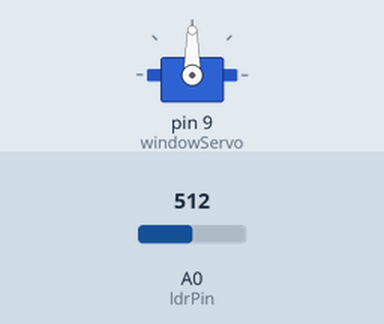
Recording of a sketch running on a simulated Arduino Uno, built with avr-gcc and run on an emulated ATmega328P. Parts: servo. Inputs (shaded band) come from the test bench; at power-on: A0 (ldrPin) = 512. What the sketch prints to the serial monitor is not drawn.

Above: at 1.3 s.
1.4 s: A0 (ldrPin) set to 486
At 2.0 s:
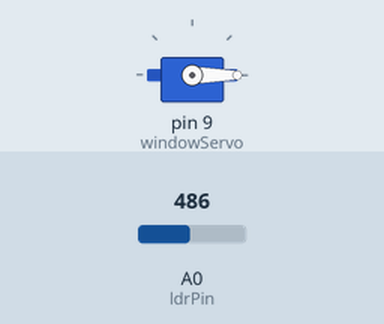
3.0 s: A0 (ldrPin) set to 510
At 4.2 s:
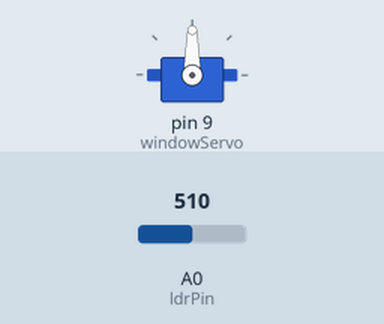
4.5 s: A0 (ldrPin) set to 490
At 5.6 s:
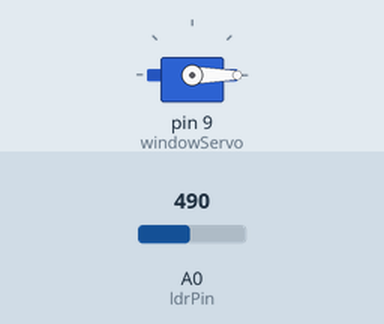
Timing chart, 0 to 7.5 s (numbered marks = the images above; inputs shaded):
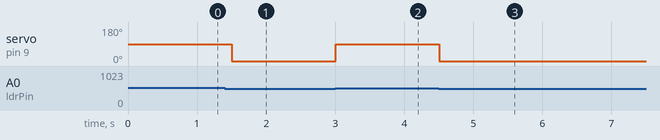

The sketch:

copy_of_automatic_window_opener1.ino
```cpp
#include <Servo.h>

Servo windowServo;
int ldrPin = A0;
int ldrValue = 0;

void setup() {
  windowServo.attach(9);
  Serial.begin(9600);
}

void loop() {
  ldrValue = analogRead(ldrPin);  // Read light level
  Serial.print("LDR Value: ");
  Serial.println(ldrValue);

  if (ldrValue > 500) {           // Bright → Open window
    windowServo.write(90);        // Rotate servo to 90°
    Serial.println("Bright → Window Open");
  } else {                        // Dark → Close window
    windowServo.write(0);         // Rotate servo back to 0°
    Serial.println("Dark → Window Closed");
  }

  delay(500);
}
```

Measured:
- the behaviour switches between 501 and 500 on A0 (ldrPin) (found by bisection; images 0 and 1)
- after the input at 1.4 s, servo on pin 9 (windowServo): 90° → 0° after 0.10 s
- after the input at 3.0 s, servo on pin 9 (windowServo): 0° → 90° at once
- after the input at 4.5 s, servo on pin 9 (windowServo): 90° → 0° at once
